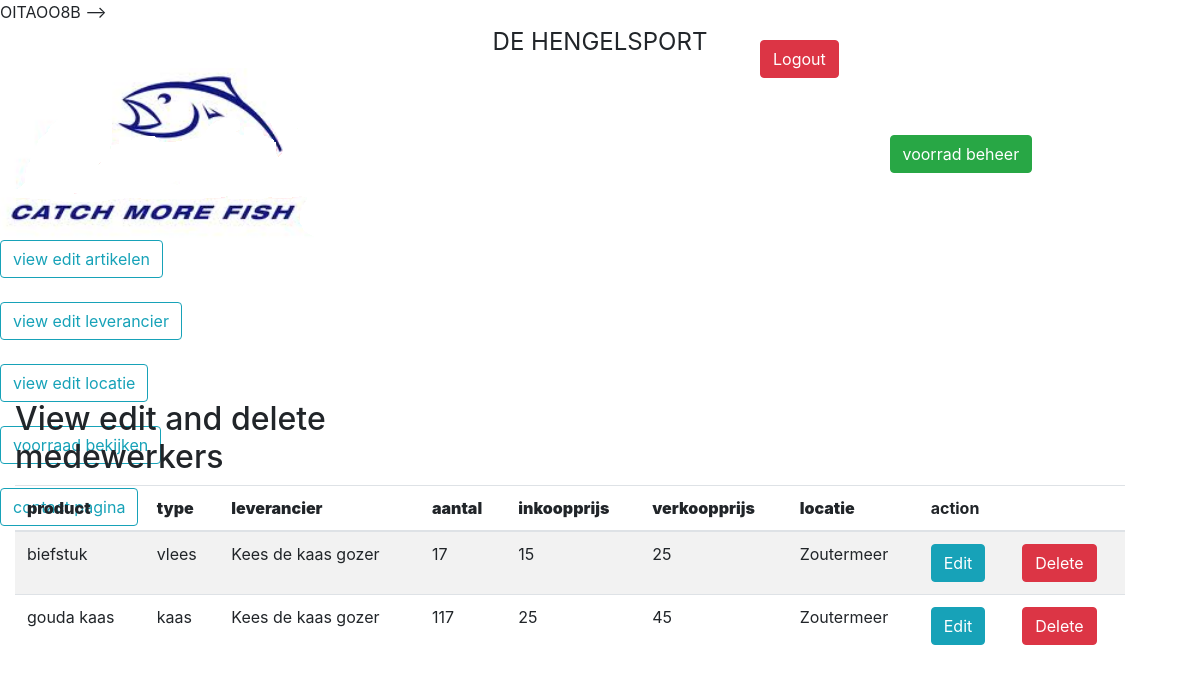
/voorraad2.php (signed in), run on the app's committed database.
### tables this page shows
CREATE TABLE voorraad(
    id INT NOT NULL AUTO_INCREMENT,
    locatieID INT NOT NULL,
    productID INT NOT NULL,
    aantal VARCHAR(250) NOT NULL,
    PRIMARY KEY(id),
    FOREIGN KEY(locatieID) REFERENCES locatie(id),
    FOREIGN KEY(productID) REFERENCES artikel(id)
);

CREATE TABLE artikel(
    id INT NOT NULL AUTO_INCREMENT,
    levID INT NOT NULL,
    product VARCHAR(250) NOT NULL,
    type VARCHAR(250) NOT NULL,
    inkoopprijs INT(250) NOT NULL,
    verkoopprijs INT(250) NOT NULL,
    PRIMARY KEY(id),
    FOREIGN KEY(levID) REFERENCES leverancier(id)
);

CREATE TABLE leverancier(
    id INT NOT NULL AUTO_INCREMENT,
    leverancier VARCHAR(250) NOT NULL,
    telefoon INT(15) NOT NULL,
    PRIMARY KEY(id)
);

CREATE TABLE locatie(
    id INT NOT NULL AUTO_INCREMENT,
    locatie VARCHAR(250) NOT NULL,
    PRIMARY KEY(id)
);

### database.php (called while the page is built, shortened)
  <?php
  class database{
    private $pdo;
    public function __construct($host, $user, $pass, $db, $charset){
      try {
          $dsn = "mysql:host=$host;dbname=$db;charset=$charset";
          $options = [
              PDO::ATTR_ERRMODE            => PDO::ERRMODE_EXCEPTION,
              PDO::ATTR_DEFAULT_FETCH_MODE => PDO::FETCH_ASSOC,
              PDO::ATTR_EMULATE_PREPARES   => false,
          ];
          $this->pdo = new PDO($dsn, $user, $pass, $options);
      } catch (\PDOException $e) {
          echo $e->getMessage();
          throw $e;
      }
    }
    public function get_zoutermeer_information($aantal){
      $query = "SELECT a.product, a.type, le.leverancier, v.aantal, a.inkoopprijs, a.verkoopprijs, l.locatie
      FROM voorraad as v
      INNER JOIN locatie as l on v.LocatieID = l.id
      INNER JOIN artikel as a on v.productID = a.id
      INNER JOIN leverancier as le on v.locatieID = le.id
      WHERE L.locatie = 'zoutermeer'";
      $stmt = $this->pdo->prepare($query);
      $aantal !== NULL ? $stmt->execute(['aantal'=>$aantal]) : $stmt->execute();
      $results = $stmt->fetchAll(PDO::FETCH_ASSOC);
      return $results;
    }
  }
?>

### voorraad2.php (the view, shortened to what this page needs)
<?php
include 'database.php';
$db = new database('localhost', 'root', '', 'hengelsport', 'utf8');
  ?>
<html>
  <head>
    <link rel="stylesheet" href="https://cdn.jsdelivr.net/npm/bootstrap@4.5.3/dist/css/bootstrap.min.css">
  </head>
  <body>
    <div>
      <legend style="text-align: center;"> DE HENGELSPORT </legend>
      <img src="img\logo.png">
      <a class="btn btn-success" href="voorraad.php" style="margin-left:570;">voorrad beheer</a>
      <a class="btn btn-danger" href="logout.php" style="margin-left:760px; margin-top:-200px">Logout</a>
        <div class="topnav">
          <a class="btn btn-outline-info" href="view_edit_delete_artikelen.php">view edit artikelen</a><br><br>
          <a class="btn btn-outline-info" href="view_edit_delete_leverancier.php">view edit leverancier</a><br><br>
          <a class="btn btn-outline-info" href="view_edit_delete_locatie.php">view edit locatie</a><br><br>
          <a class="btn btn-outline-info" href="voorraad.php">voorraad bekijken</a><br><br>
          <a class="btn btn-outline-info" href="contact.php">contact pagina</a><br><br>
        </div>
      </div>
      <?php
          $results = $db->get_zoutermeer_information(NULL);
          $columns = array_keys($results[0]);
          ?>
      <div class="container" style="margin-top:-150px; margin-right:500px;">
          <div class="table-responsive">
              <div class="table-wrapper">
                  <div class="table-title">
                      <div class="row">
                          <div class="col-sm-5">
                              <h2>View edit and delete medewerkers</b></h2>
                          </div>
                      </div>
                  </div>
                  <table class="table table-striped table-hover">
                      <thead>
                          <tr>
                            <?php foreach($columns as $column){ ?>
                                <th><strong> <?php echo $column ?> </strong></th>
                            <?php } ?>
                            <th colspan="2">action</th>
                          </tr>
                      </thead>
                      <?php foreach($results as $rows => $row){ ?>
                          <?php $row_id = $row; ?>
                          <tr>
                              <?php foreach($row as $row_data){?>
                                  <td>
                                      <?php echo $row_data ?>
                                  </td>
                              <?php } ?>
                              <td>
                                  <a class="btn btn-info" href="voorraad2_wijzigen.php?id=<?php echo $row_id; ?>" class="edit_btn" >Edit</a>
                              </td>
                              <td>
                                  <a class="btn btn-danger" href="voorraad2.php?user_id=<?php echo $row_id; ?>&id=<?php echo $row['id']?>" class="del_btn">Delete</a>
                              </td>
                        </tr>
                      <?php } ?>
                </table>
            </body>
        </html>

### voorraad2.php (style rules this page uses)
.table-responsive { overflow-x: unset !important; }

### data on the page
voorraad: productID.product "biefstuk", productID.type "vlees", leverancier.leverancier "Kees de kaas gozer", aantal "17", productID.inkoopprijs "15", productID.verkoopprijs "25", locatieID.locatie "Zoutermeer"
voorraad: productID.product "gouda kaas", productID.type "kaas", leverancier.leverancier "Kees de kaas gozer", aantal "117", productID.inkoopprijs "25", productID.verkoopprijs "45", locatieID.locatie "Zoutermeer"

### other printed values
$column "product"
$column "type"
$column "leverancier"
$column "aantal"
$column "inkoopprijs"
$column "verkoopprijs"
$column "locatie"
